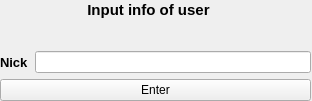
<?xml version="1.0" encoding="UTF-8"?>
<ui version="4.0">
 <class>form_for_add_user</class>
 <widget class="QWidget" name="form_for_add_user">
  <property name="geometry">
   <rect>
    <x>0</x>
    <y>0</y>
    <width>312</width>
    <height>101</height>
   </rect>
  </property>
  <property name="windowTitle">
   <string>Form</string>
  </property>
  <widget class="QWidget" name="horizontalLayoutWidget">
   <property name="geometry">
    <rect>
     <x>0</x>
     <y>0</y>
     <width>311</width>
     <height>101</height>
    </rect>
   </property>
   <layout class="QVBoxLayout" name="verticalLayout">
    <item>
     <widget class="QLabel" name="label">
      <property name="font">
       <font>
        <pointsize>11</pointsize>
        <weight>75</weight>
        <italic>false</italic>
        <bold>true</bold>
       </font>
      </property>
      <property name="text">
       <string>                     Input info of user</string>
      </property>
     </widget>
    </item>
    <item>
     <widget class="QLabel" name="label_3">
      <property name="font">
       <font>
        <pointsize>11</pointsize>
        <weight>75</weight>
        <italic>false</italic>
        <bold>true</bold>
       </font>
      </property>
      <property name="text">
       <string/>
      </property>
     </widget>
    </item>
    <item>
     <layout class="QHBoxLayout" name="horizontalLayout">
      <item>
       <widget class="QLabel" name="label_2">
        <property name="font">
         <font>
          <pointsize>10</pointsize>
          <weight>75</weight>
          <bold>true</bold>
         </font>
        </property>
        <property name="text">
         <string>Nick</string>
        </property>
       </widget>
      </item>
      <item>
       <widget class="QLineEdit" name="lineEdit"/>
      </item>
     </layout>
    </item>
    <item>
     <widget class="QPushButton" name="pushButton">
      <property name="text">
       <string>Enter</string>
      </property>
     </widget>
    </item>
   </layout>
  </widget>
 </widget>
 <resources/>
 <connections/>
</ui>
